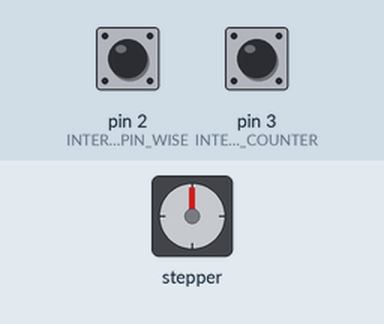
The sketch below on a simulated Arduino Uno, built with avr-gcc and run on an emulated ATmega328P. Shown: stepper motor. Wiring (inferred from the names in the program): stepper motor (2048 steps per turn assumed): coils pin 10, pin 11, pin 12, pin 13. The inputs (shaded band) are chosen by the test bench; at power-on: pin 2 (INTERRUPT_PIN_WISE) HIGH, pin 3 (INTERRUPT_PIN_COUNTER) HIGH.

Above: at 1.2 s.
1.3 s: pin 2 (INTERRUPT_PIN_WISE) pulled LOW for 0.15 s
At 3.1 s:
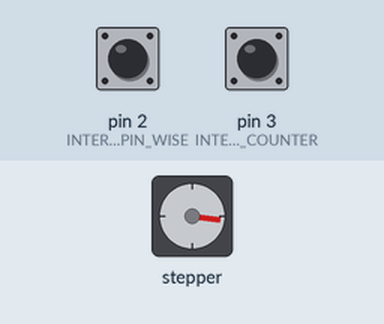
4.0 s: pin 3 (INTERRUPT_PIN_COUNTER) pulled LOW for 1 s
At 5.4 s:
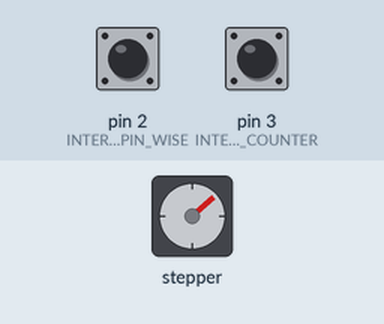
7.1 s: pin 3 (INTERRUPT_PIN_COUNTER) pulled LOW for 0.15 s
At 8.8 s:
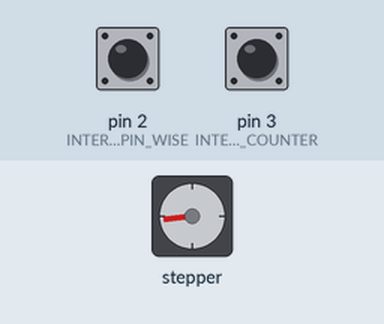
9.8 s: pin 2 (INTERRUPT_PIN_WISE) pulled LOW for 1 s
At 11.2 s:
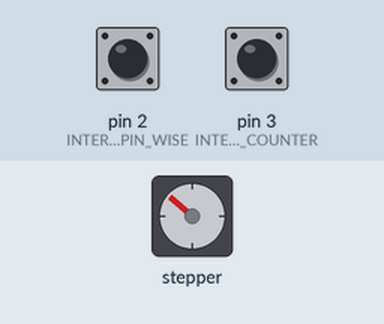
12.9 s: pin 2 (INTERRUPT_PIN_WISE) pulled LOW for 3.2 s
At 13.9 s:
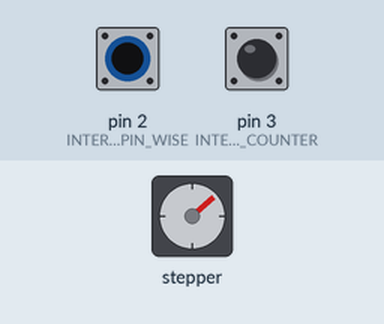
18.2 s: pin 2 (INTERRUPT_PIN_WISE) pulled LOW for 0.15 s
At 20.8 s:
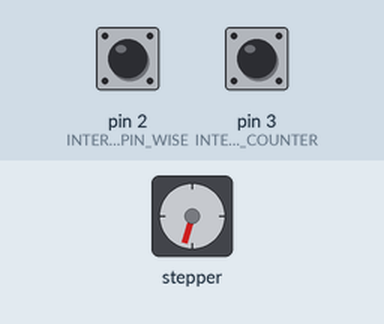
Timing chart, 0 to 21.9 s (numbered marks = the images above; inputs shaded):
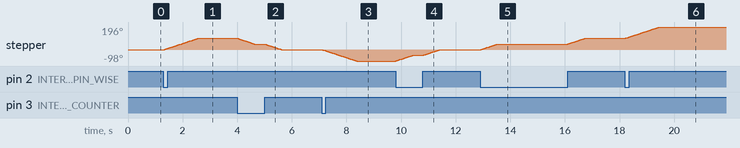

The sketch:

motor-a-pasos.ino
```cpp
// Definimos los pines donde tenemos conectadas las bobinas
#define IN1  10
#define IN2  11
#define IN3  12
#define IN4  13
#define INTERRUPT_PIN_WISE     2
#define INTERRUPT_PIN_COUNTER  3

// Secuencia de pasos (par máximo)
int paso [4][4] =
{
  {1, 0, 0, 0},
  {0, 1, 0, 0},
  {0, 0, 1, 0},
  {0, 0, 0, 1}
};

void setup()
{
  // Todos los pines en modo salida
  pinMode(IN1, OUTPUT);
  pinMode(IN2, OUTPUT);
  pinMode(IN3, OUTPUT);
  pinMode(IN4, OUTPUT);

  pinMode(INTERRUPT_PIN_WISE, INPUT_PULLUP );
  attachInterrupt(digitalPinToInterrupt(INTERRUPT_PIN_WISE), rotate_clockwise, HIGH   );

  pinMode(INTERRUPT_PIN_COUNTER, INPUT_PULLUP );
  attachInterrupt(digitalPinToInterrupt(INTERRUPT_PIN_COUNTER), rotate_counterclockwise, HIGH   );
}

 void rotate_clockwise()  {
  int index = 0;
  while(index<280)  {
  for (int i = 0; i < 4; i++)
    {
      digitalWrite(IN1, paso[i][0]);
      digitalWrite(IN2, paso[i][1]);
      digitalWrite(IN3, paso[i][2]);
      digitalWrite(IN4, paso[i][3]);
      index++;
      delayMicroseconds(2250);
    }
  }
 }

  void rotate_counterclockwise()  {
    int index = 0;
    while(index<280)  {
    for (int i = 3; i >= 0; i--)
    {
      digitalWrite(IN1, paso[i][0]);
      digitalWrite(IN2, paso[i][1]);
      digitalWrite(IN3, paso[i][2]);
      digitalWrite(IN4, paso[i][3]);
      index++;
      delayMicroseconds(2250);
    }
    }
 }

void loop()
{

}
```

Measured:
- after the input at 1.3 s, stepper: turns 98° clockwise in 1.3 s, starting at once
- after the input at 4.0 s, stepper: turns 98° counter-clockwise in 1.6 s, starting at once
- after the input at 7.1 s, stepper: turns 98° counter-clockwise in 1.3 s, starting at once
- after the input at 9.8 s, stepper: turns 98° clockwise in 1.6 s, starting at once
- after the input at 12.9 s, stepper: turns 49° clockwise in 0.62 s, then 49° clockwise in 0.62 s
- after the input at 18.2 s, stepper: turns 98° clockwise in 1.3 s, starting at once
